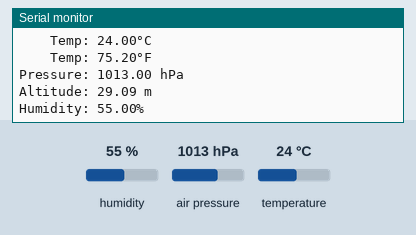
The sketch below on a simulated Arduino Uno, built with avr-gcc and run on an emulated ATmega328P. Shown: the last lines printed to the serial monitor. The inputs (shaded band) are chosen by the test bench; at power-on: humidity 55 %, air pressure 1013 hPa, temperature 24 °C.

Above: at 1.2 s.
1.3 s: humidity set to 22 %
At 5.5 s:
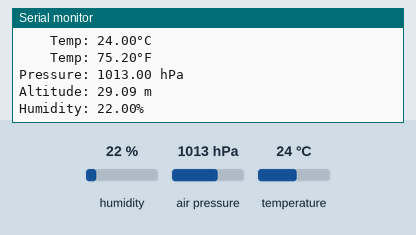
5.6 s: air pressure set to 952 hPa
9.9 s: temperature set to 12 °C
At 11.6 s:
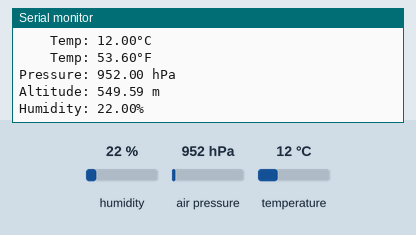

The sketch:

BME280_Test.ino
```cpp
#include "Adafruit_BME280.h"

const float Sea_Level_Pressure = 1016.5;

Adafruit_BME280 BME280;

void setup()
{
    Serial.begin(9600);

    bool status = BME280.begin(0x76);
    Serial.println(BME280.sensorID(), HEX);

    if (!status)
    {
        Serial.println("Sensor error!");
        Serial.println(BME280.sensorID(), HEX);
        while (1)
        {
            delay(1000);
        }
    }
    else
    {
        Serial.println("BME280 Sensor Detected");
        Serial.println();
    }
}

void loop()
{
    float temp = BME280.readTemperature();
    Serial.print("    Temp: ");
    Serial.print(temp);
    Serial.println("°C");

    Serial.print("    Temp: ");
    Serial.print(1.8 * temp + 32);
    Serial.println("°F");

    Serial.print("Pressure: ");
    Serial.print(BME280.readPressure() / 100);
    Serial.println(" hPa");

    Serial.print("Altitude: ");
    Serial.print(BME280.readAltitude(Sea_Level_Pressure));
    Serial.println(" m");

    Serial.print("Humidity: ");
    Serial.print(BME280.readHumidity());
    Serial.println("%");

    Serial.println();

    delay(5000);
}
```

Measured:
- after the input at 1.3 s, the serial monitor: prints a new line after 3.9 s (image 1)
- after the input at 9.9 s, the serial monitor: prints a new line after 0.21 s (image 2)
